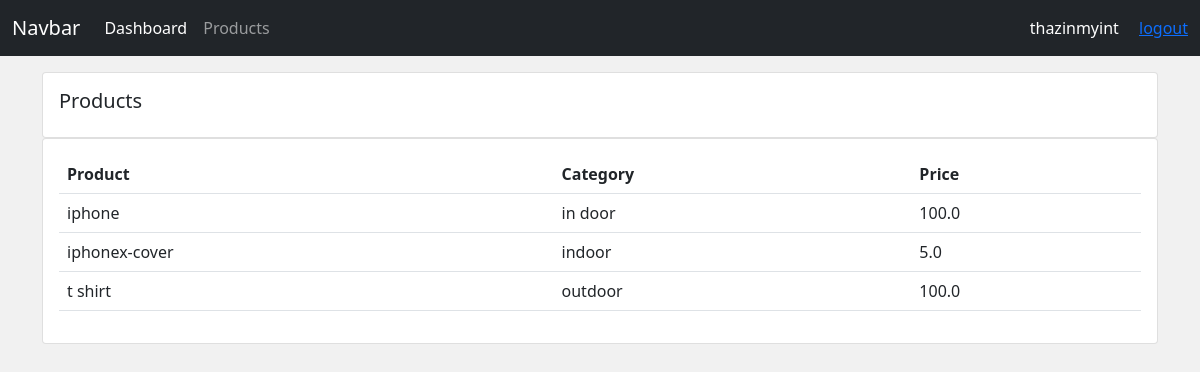
Screenshot of /products/ (signed in) with the database file from the repository.
### accounts/models.py (models this page shows, shortened)
class Product(models.Model):
    category=(
        ('indoor','In Door'),
        ('outdoor','Out Door')
    )
    name=models.CharField(max_length=200,null=True)
    price=models.FloatField(null=True)
    category=models.CharField(max_length=200,null=True,choices=category)
    description=models.CharField(max_length=200,null=True,blank=True)
    created_at=models.DateTimeField(auto_now_add=True)
    tags=models.ManyToManyField(Tag)

### accounts/decorators.py (the view)
        def wrapper(request,*args, **kwargs):
            if request.user.groups.first().name in roles:
                return view_fun(request,*args, **kwargs) #orderCreate
            else:
                return HttpResponse('you are not authorized');

### accounts/views.py (called while the page is built)
@login_required(login_url='/login')
@allowed_roles(roles=['admin'])
def products(request):
    products=Product.objects.all()
    return render(request,'accounts/products.html',{
        'products':products
    })

### accounts/templates/accounts/products.html
{% extends 'accounts/master.html' %}
{% block content %}
<div class="row">
    <div class="col-md">
        <div class="card card-body">
            <h5>Products</h5>
        </div>
        <div class="card card-body">
            <table class="table">
                <tr>
                    <th>Product</th>
                    <th>Category</th>
                    <th>Price</th>
                </tr>
                {% for product in products %}
                <tr>
                    <td>{{product.name}}</td>
                    <td>{{product.category}}</td>
                    <td>{{product.price}}</td>
                </tr>
                {% endfor %}
            </table>
        </div>
    </div>
</div>
{% endblock content %}

### accounts/templates/accounts/components/navbar.html (shortened to what this page needs)
<nav class="navbar navbar-expand-lg navbar-dark bg-dark">
    <div class="container-fluid">
        <a class="navbar-brand" href="#">Navbar</a>
        <div class="collapse navbar-collapse" id="navbarNav">
        {% if request.user.is_authenticated %}
        <ul class="navbar-nav">
            <li class="nav-item">
            <a class="nav-link active" aria-current="page" href="{% url 'dashboard' %}">Dashboard</a>
            </li>
            <li class="nav-item">
            <a class="nav-link" href="{% url 'products' %}">Products</a>
            </li>
        </ul>
        {% endif %}
        </div>
        {% if request.user.is_authenticated %}
        <div class="text-white">
            <span class="me-3">{{ request.user.username }}</span>
            <a href="{% url 'logout' %}">logout</a>
        </div>
        {% else %}
        <div class="text-white">
            <a href="{% url 'login' %}" class="me-3">login</a>
            <a href="{% url 'register' %}">register</a>
        </div>
        {% endif %}
    </div>
</nav>

### accounts/static/accounts/css/style.css (style rules this page uses)
body { background-color: #f1f1f1; }

### rows the page displays
Product: name "iphone", category "in door", price "100.0"
Product: name "iphonex-cover", category "indoor", price "5.0"
Product: name "t shirt", category "outdoor", price "100.0"

### other values shown
{{ request.user.username }} "thazinmyint"
